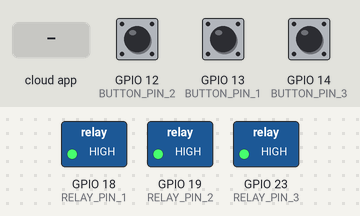
Bench run of a sketch on a simulated ESP8266 (NodeMCU). Shown: switched loads named in the sketch (green lamp = pin HIGH). Dashed ring = blinking. The inputs (shaded band) are chosen by the test bench; at power-on: GPIO 12 (BUTTON_PIN_2) HIGH, GPIO 13 (BUTTON_PIN_1) HIGH, GPIO 14 (BUTTON_PIN_3) HIGH. WiFi joins after 1.5 s; servers stay silent unless stated; what the sketch prints to the serial monitor is not drawn.

Above: at 2.7 s.
2.8 s: GPIO 12 (BUTTON_PIN_2) pulled LOW for 1 s
At 4.4 s:
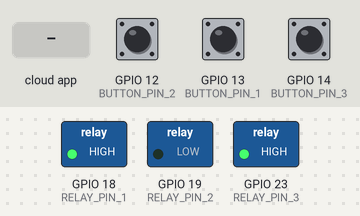
5.3 s: the phone or cloud app sets xxxxxxxxxxxxxxxxxxxxxxxx to 1
At 6.5 s:
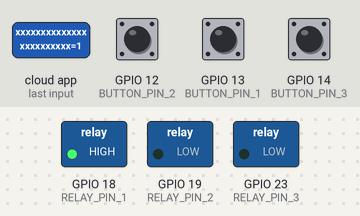
6.8 s: GPIO 13 (BUTTON_PIN_1) pulled LOW for 3.2 s
At 7.1 s:
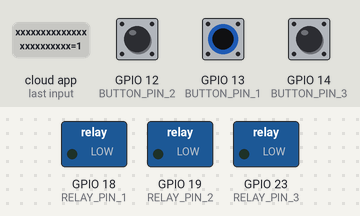
11.5 s: GPIO 12 (BUTTON_PIN_2) pulled LOW for 0.15 s
At 12.8 s:
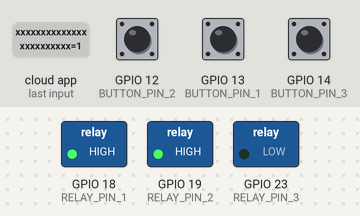
13.2 s: GPIO 13 (BUTTON_PIN_1) pulled LOW for 0.15 s
At 14.1 s:
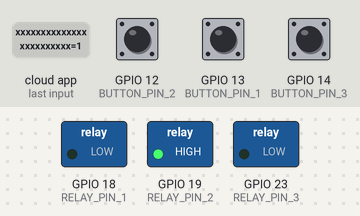
14.9 s: GPIO 14 (BUTTON_PIN_3) pulled LOW for 0.15 s
At 16.5 s:
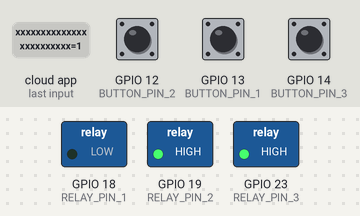
Timing chart, 0 to 17.6 s (numbered marks = the images above; inputs shaded):
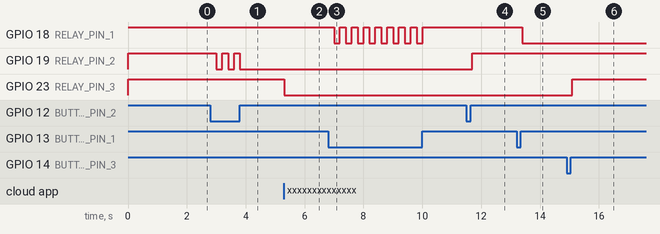

The sketch:

HomeAutomation-SinricPRO.ino
```cpp
#ifdef ENABLE_DEBUG
       #define DEBUG_ESP_PORT Serial
       #define NODEBUG_WEBSOCKETS
       #define NDEBUG
#endif

#include <Arduino.h>
#ifdef ESP8266
       #include <ESP8266WiFi.h>
#endif
#ifdef ESP32
       #include <WiFi.h>
#endif
#include <IRremote.hpp>
#include "SinricPro.h"
#include "SinricProSwitch.h"

//Definir nome e senha da rede WiFi e chaves de autenticação da platadorma Sinric Pro.
#define NOME_WIFI           "xxxxxxxx"
#define SENHA_WIFI          "xxxxxxxx"
#define CHAVE_APP           "xxxxxxxxxxxxxxxxxxxxxxxxxxxxxxxxxxxxxxxxxxxxxxx"
#define SENHA_APP           "xxxxxxxxxxxxxxxxxxxxxxxxxxxxxxxxxxxxxxxxxxxxxxxxxxxxxxxxx"

//Definir os IDs dos dispositovos criados na plataforma Sinric Pro.
#define DEVICE_ID_1    "xxxxxxxxxxxxxxxxxxxxxxxx"
#define DEVICE_ID_2    "xxxxxxxxxxxxxxxxxxxxxxxx"
#define DEVICE_ID_3    "xxxxxxxxxxxxxxxxxxxxxxxx"

//Definir os pinos de saídas e entrada da placa.
#define RELAY_PIN_1      18       //Relé Iluminação 1.
#define RELAY_PIN_2      19       //Relé Iluminação 2.
#define RELAY_PIN_3      23       //Relé Ventilador.
#define BUTTON_PIN_1     13       //Botão Iluminação 1.
#define BUTTON_PIN_2     12       //Botão Iluminação 2.
#define BUTTON_PIN_3     14       //Botão Ventilador.
#define WIFI_LED         17       //Led indicador de rede.
#define RECV_IR          27       //Receptor Infravermelho.

#define BAUD_RATE  9600

//Código Hexadecimal teclas do controle remoto
#define IR_BUTTON_1 0xEA15BD00 //Relé Iluminação 1.
#define IR_BUTTON_2 0xE916BD00 //Relé Iluminação 2.
#define IR_BUTTON_3 0xE817BD00 //Relé Ventilador.
#define IR_OFF_ALL 0xFE01BD00 //Desliga todos.

//Estado de energia das saídas
bool POWER_STATE_1 = false;
bool POWER_STATE_2 = false;
bool POWER_STATE_3 = false;

//Controle através do aplicativo.
bool onPowerState1(const String &deviceId, bool &state) {
  Serial.printf("Device %s turned %s (via SinricPro) \r\n", deviceId.c_str(), state?"on":"off");
  POWER_STATE_1 = state;
  digitalWrite(RELAY_PIN_1, POWER_STATE_1?LOW:HIGH);
  return true;
}
bool onPowerState2(const String &deviceId, bool &state) {
  Serial.printf("Device %s turned %s (via SinricPro) \r\n", deviceId.c_str(), state?"on":"off");
  POWER_STATE_2 = state;
  digitalWrite(RELAY_PIN_2, POWER_STATE_2?LOW:HIGH);
  return true;
}
bool onPowerState3(const String &deviceId, bool &state) {
  Serial.printf("Device %s turned %s (via SinricPro) \r\n", deviceId.c_str(), state?"on":"off");
  POWER_STATE_3 = state;
  digitalWrite(RELAY_PIN_3, POWER_STATE_3?LOW:HIGH);
  return true;
}


//Função para controle através de botões físicos e controle remoto IR
void ligaDesligaRele(int rele){
    switch (rele)
    {
    case 1:
    if(POWER_STATE_1 == false){
      digitalWrite(RELAY_PIN_1, LOW);
      POWER_STATE_1 = !POWER_STATE_1;
      SinricProSwitch& mySwitch1 = SinricPro[DEVICE_ID_1];
      mySwitch1.sendPowerStateEvent(POWER_STATE_1);
      Serial.println("Relé 1 Ligado.");
    }
    else{
      digitalWrite(RELAY_PIN_1, HIGH);
      POWER_STATE_1 = !POWER_STATE_1;
      SinricProSwitch& mySwitch1 = SinricPro[DEVICE_ID_1];
      mySwitch1.sendPowerStateEvent(POWER_STATE_1);
      Serial.println("Relé 1 Desligado.");
    }
    break;

    case 2:
    if(POWER_STATE_2 == false){
      digitalWrite(RELAY_PIN_2, LOW);
      POWER_STATE_2 = !POWER_STATE_2;
      SinricProSwitch& mySwitch2 = SinricPro[DEVICE_ID_2];
      mySwitch2.sendPowerStateEvent(POWER_STATE_2);
      Serial.println("Relé 2 Ligado.");
    }
    else{
      digitalWrite(RELAY_PIN_2, HIGH);
      POWER_STATE_2 = !POWER_STATE_2;
      SinricProSwitch& mySwitch2 = SinricPro[DEVICE_ID_2];
      mySwitch2.sendPowerStateEvent(POWER_STATE_2);
      Serial.println("Relé 2 Desligado.");
    }
    break;

    case 3:
    if(POWER_STATE_3 == false){
      digitalWrite(RELAY_PIN_3, LOW);
      POWER_STATE_3 = !POWER_STATE_3;
      SinricProSwitch& mySwitch3 = SinricPro[DEVICE_ID_3];
      mySwitch3.sendPowerStateEvent(POWER_STATE_3);
      Serial.println("Relé 3 Ligado.");
    }
    else{
      digitalWrite(RELAY_PIN_3, HIGH);
      POWER_STATE_3 = !POWER_STATE_3;
      SinricProSwitch& mySwitch3 = SinricPro[DEVICE_ID_3];
      mySwitch3.sendPowerStateEvent(POWER_STATE_3);
      Serial.println("Relé 3 Desligado.");
    }
    break;
    default: break;
    }
}

//Função desligar todos, desliga todos os equipamentos ao precionar o botão off-all
void desligarTodos(){
  POWER_STATE_1 = false; digitalWrite(RELAY_PIN_1, HIGH); SinricProSwitch& mySwitch1 = SinricPro[DEVICE_ID_1]; mySwitch1.sendPowerStateEvent(POWER_STATE_1); delay(100);
  POWER_STATE_2 = false; digitalWrite(RELAY_PIN_2, HIGH); SinricProSwitch& mySwitch2 = SinricPro[DEVICE_ID_2]; mySwitch2.sendPowerStateEvent(POWER_STATE_2); delay(100);
  POWER_STATE_3 = false; digitalWrite(RELAY_PIN_3, HIGH); SinricProSwitch& mySwitch3 = SinricPro[DEVICE_ID_3]; mySwitch3.sendPowerStateEvent(POWER_STATE_3); delay(100);
  Serial.println("Todos os relés Desligados.");
}

//Função para controle manual através de botões físicos
void controleManual(){
    if(digitalRead(BUTTON_PIN_1) == LOW){
        delay(200);
        ligaDesligaRele(1);
    }
    else if(digitalRead(BUTTON_PIN_2) == LOW){
        delay(200);
        ligaDesligaRele(2);
    }
    else if(digitalRead(BUTTON_PIN_3) == LOW){
        delay(200);
        ligaDesligaRele(3);
    }
}

//Função para controle através do controle remoto infravermelho.
void controleRemoto(){
  if (IrReceiver.decode()) {
      switch(IrReceiver.decodedIRData.decodedRawData){
        case IR_BUTTON_1: ligaDesligaRele(1);  break;
        case IR_BUTTON_2: ligaDesligaRele(2);  break;
        case IR_BUTTON_3: ligaDesligaRele(3);  break;
        case IR_OFF_ALL:  desligarTodos();     break;

        default: break;
        }
        Serial.println(IrReceiver.decodedIRData.decodedRawData, HEX);
        IrReceiver.resume();
  }
}

//Função de configuração para conexão WiFi
void setupWiFi() {
  Serial.printf("\r\n[Wifi]: Conectando");
  WiFi.begin(NOME_WIFI, SENHA_WIFI);

  while (WiFi.status() != WL_CONNECTED) {
    Serial.printf(".");
    delay(250);
  }
  Serial.printf("Conectado!\r\n[WiFi]: Endereço IP é %s\r\n", WiFi.localIP().toString().c_str());
}

//Função para configuração do SinricPro
void setupSinricPro() {
 //Adiciona o dispositivo ao SinricPro
  SinricProSwitch& mySwitch1 = SinricPro[DEVICE_ID_1];
  mySwitch1.onPowerState(onPowerState1);

  SinricProSwitch& mySwitch2 = SinricPro[DEVICE_ID_2];
  mySwitch2.onPowerState(onPowerState2);

  SinricProSwitch& mySwitch3 = SinricPro[DEVICE_ID_3];
  mySwitch3.onPowerState(onPowerState3);

  //Configurar SinricPro
  SinricPro.onConnected([](){ Serial.printf("Connected to SinricPro\r\n"); });
  SinricPro.onDisconnected([](){ Serial.printf("Disconnected from SinricPro\r\n"); });
  SinricPro.begin(CHAVE_APP, SENHA_APP);
}

//Função de configurações.
void setup() {
  pinMode(BUTTON_PIN_1, INPUT_PULLUP);
  pinMode(BUTTON_PIN_2, INPUT_PULLUP);
  pinMode(BUTTON_PIN_3, INPUT_PULLUP);

  pinMode(RELAY_PIN_1, OUTPUT);
  pinMode(RELAY_PIN_2, OUTPUT);
  pinMode(RELAY_PIN_3, OUTPUT);

  digitalWrite(RELAY_PIN_1, !POWER_STATE_1);
  digitalWrite(RELAY_PIN_2, !POWER_STATE_2);
  digitalWrite(RELAY_PIN_3, !POWER_STATE_3);

  digitalWrite(WIFI_LED, LOW);

  IrReceiver.begin(RECV_IR, ENABLE_LED_FEEDBACK);
  Serial.begin(BAUD_RATE); Serial.printf("\r\n\r\n");
  setupWiFi();
  setupSinricPro();
}

void loop() {
  controleManual();
  controleRemoto();
  SinricPro.handle();
}
```

Measured:
- after the input at 2.8 s, GPIO 19 (RELAY_PIN_2): alternates HIGH for 0.20 s and LOW for 0.20 s, 5 changes in all, then stays LOW, starting after 0.20 s
- after the input at 5.3 s, GPIO 23 (RELAY_PIN_3): HIGH → LOW at once
- after the input at 6.8 s, GPIO 18 (RELAY_PIN_1): alternates HIGH for 0.20 s and LOW for 0.20 s, 16 changes in all, then stays HIGH, starting after 0.20 s
- after the input at 11.5 s, GPIO 19 (RELAY_PIN_2): LOW → HIGH after 0.20 s
- after the input at 13.2 s, GPIO 18 (RELAY_PIN_1): HIGH → LOW after 0.20 s
- after the input at 14.9 s, GPIO 23 (RELAY_PIN_3): LOW → HIGH after 0.20 s
